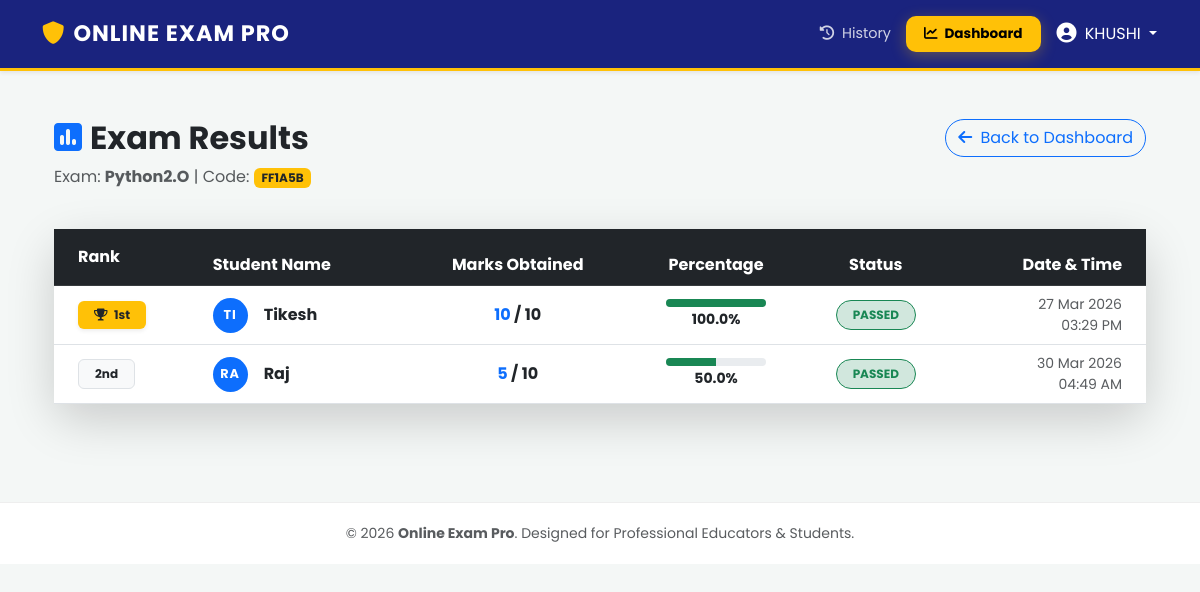
The app's page /exam-results/3/ (signed in) with its own data.
### exam/models.py (models this page shows, shortened)
class Exam(models.Model):
    author = models.ForeignKey(User, on_delete=models.CASCADE, related_name='my_exams', null=True, blank=True)
    title = models.CharField(max_length=200)
    description = models.TextField(blank=True)
    exam_code = models.CharField(max_length=8, unique=True, editable=False)
    duration_minutes = models.PositiveIntegerField(default=30, help_text="Duration in minutes")
    created_at = models.DateTimeField(auto_now_add=True)

class Result(models.Model):
    user = models.ForeignKey(User, on_delete=models.CASCADE)
    exam = models.ForeignKey(Exam, on_delete=models.CASCADE)
    score = models.IntegerField()
    total_questions = models.IntegerField()
    percentage = models.FloatField()
    completed_at = models.DateTimeField(auto_now_add=True)

### exam/views.py (the view)
# urls.py: path('exam-results/<int:exam_id>/', views.view_exam_results, name='view_exam_results'),
@staff_member_required
def view_exam_results(request, exam_id):
    exam = get_object_or_404(Exam, id=exam_id, author=request.user)
    results = Result.objects.filter(exam=exam).order_by('-score')
    return render(request, 'exam_leaderboard.html', {'exam': exam, 'results': results})

### exam/templates/exam_leaderboard.html (shortened to what this page needs)
{% extends 'base.html' %}
{% block content %}
<div class="container py-4">
    <div class="row mb-4">
        <div class="col-md-8">
            <h2 class="fw-bold text-dark"><i class="fas fa-poll text-primary me-2"></i>Exam Results</h2>
            <p class="text-muted">Exam: <strong>{{ exam.title }}</strong> | Code: <span class="badge bg-warning text-dark">{{ exam.exam_code }}</span></p>
        </div>
        <div class="col-md-4 text-md-end">
            <a href="{% url 'teacher_dashboard' %}" class="btn btn-outline-primary rounded-pill">
                <i class="fas fa-arrow-left me-1"></i> Back to Dashboard
            </a>
        </div>
    </div>
    <div class="card shadow-lg border-0" style="border-radius: 20px;">
        <div class="card-body p-0">
            <div class="table-responsive">
                <table class="table table-hover align-middle mb-0">
                    <thead class="table-dark">
                        <tr>
                            <th class="ps-4 py-3">Rank</th>
                            <th>Student Name</th>
                            <th class="text-center">Marks Obtained</th>
                            <th class="text-center">Percentage</th>
                            <th class="text-center">Status</th>
                            <th class="pe-4 text-end">Date & Time</th>
                        </tr>
                    </thead>
                    <tbody>
                        {% for res in results %}
                        <tr>
                            <td class="ps-4">
                                {% if forloop.counter == 1 %}
                                    <span class="badge bg-warning text-dark px-3 py-2 shadow-sm"><i class="fas fa-trophy me-1"></i> 1st</span>
                                {% elif forloop.counter == 2 %}
                                    <span class="badge bg-light text-dark border px-3 py-2">2nd</span>
                                {% elif forloop.counter == 3 %}
                                    <span class="badge bg-light text-dark border px-3 py-2">3rd</span>
                                {% else %}
                                    <span class="fw-bold text-muted ms-2">#{{ forloop.counter }}</span>
                                {% endif %}
                            </td>
                            <td>
                                <div class="d-flex align-items-center">
                                    <div class="avatar bg-primary text-white rounded-circle me-3 d-flex align-items-center justify-content-center" style="width: 35px; height: 35px; font-size: 0.8rem;">
                                        {{ res.user.username|slice:":2"|upper }}
                                    </div>
                                    <span class="fw-bold">{{ res.user.username }}</span>
                                </div>
                            </td>
                            <td class="text-center fw-bold">
                                <span class="text-primary">{{ res.score }}</span> / {{ res.total_questions }}
                            </td>
                            <td class="text-center">
                                <div class="progress mx-auto" style="height: 8px; width: 100px;">
                                    <div class="progress-bar {% if res.percentage >= 33 %}bg-success{% else %}bg-danger{% endif %}"
                                         style="width: {{ res.percentage }}%"></div>
                                </div>
                                <small class="fw-bold">{{ res.percentage }}%</small>
                            </td>
                            <td class="text-center">
                                {% if res.percentage >= 33 %}
                                    <span class="badge bg-success-subtle text-success px-3 py-2 rounded-pill border border-success">PASSED</span>
                                {% else %}
                                    <span class="badge bg-danger-subtle text-danger px-3 py-2 rounded-pill border border-danger">FAILED</span>
                                {% endif %}
                            </td>
                            <td class="pe-4 text-end text-muted small">
                                {{ res.completed_at|date:"d M Y" }} <br> {{ res.completed_at|date:"h:i A" }}
                            </td>
                        </tr>
                        {% endfor %}
                    </tbody>
                </table>
            </div>
        </div>
    </div>
</div>
{% endblock %}

### exam/templates/base.html (shortened to what this page needs)
<!DOCTYPE html>
<html lang="en">
<head>
    <link href="https://cdn.jsdelivr.net/npm/bootstrap@5.3.0/dist/css/bootstrap.min.css" rel="stylesheet">
    <link rel="stylesheet" href="https://cdnjs.cloudflare.com/ajax/libs/font-awesome/6.0.0/css/all.min.css">
</head>
<body>
    <nav class="navbar navbar-dark shadow-sm sticky-top">
        <div class="container">
            <a class="navbar-brand fw-bold" href="{% url 'home' %}">
                <i class="fas fa-shield-alt text-warning me-2"></i>ONLINE EXAM PRO
            </a>
            {% if user.is_authenticated %}
            <div class="d-flex align-items-center">
                <a href="{% url 'my_results' %}" class="nav-link-custom">
                    <i class="fas fa-history me-1"></i> History
                </a>
                {% if user.is_staff %}
                <a href="{% url 'teacher_dashboard' %}" class="btn-teacher">
                    <i class="fas fa-chart-line me-1"></i> Dashboard
                </a>
                {% endif %}
                <div class="dropdown">
                    <button class="btn btn-link text-white text-decoration-none dropdown-toggle p-0" type="button" data-bs-toggle="dropdown">
                        <i class="fas fa-user-circle fa-lg me-1"></i> {{ user.username|upper }}
                    </button>
                </div>
            </div>
            {% else %}
            <div class="d-flex">
                <a href="{% url 'login' %}" class="nav-link-custom">Login</a>
                <a href="{% url 'register' %}" class="btn btn-light btn-sm fw-bold rounded-pill px-3">Join Now</a>
            </div>
            {% endif %}
        </div>
    </nav>
    <div class="container py-4">
        {% block content %}
        {% endblock %}
    </div>
    <footer>
        <div class="container text-center">
            <p class="mb-0 text-muted small">&copy; 2026 <strong>Online Exam Pro</strong>. Designed for Professional Educators & Students.</p>
        </div>
    </footer>
</body>
</html>

### exam/templates/base.html (style rules this page uses)
:root { --primary-blue: #1a237e; --hover-blue: #0d47a1; --accent-yellow: #ffc107; }
body { background: #f4f7f6; font-family: 'Poppins', sans-serif; min-height: 100vh; }
.navbar { background: var(--primary-blue) !important; padding: 12px 0; border-bottom: 3px solid var(--accent-yellow); }
.navbar-brand { font-size: 1.4rem; letter-spacing: 1px; transition: 0.3s; }
.nav-link-custom { color: rgba(255,255,255,0.8) !important; font-size: 0.9rem; margin-right: 15px; transition: 0.3s; text-decoration: none; }
.card { border: none; border-radius: 18px; box-shadow: 0 10px 30px rgba(0,0,0,0.05); }
.btn-teacher { background: var(--accent-yellow); color: #000; font-weight: 700; border-radius: 10px; padding: 8px 18px; margin-right: 15px; text-decoration: none; font-size: 0.85rem; box-shadow: 0 4px 15px rgba(255, 193, 7, 0.3); transition: 0.3s; }
footer { background: #fff; padding: 20px 0; margin-top: 50px; border-top: 1px solid #eee; }

### exam/templates/exam_leaderboard.html (style rules this page uses)
.table tbody tr { transition: 0.3s; }
.avatar { font-weight: bold; letter-spacing: 1px; }

### records on screen
Exam: title "Python2.O", exam_code "FF1A5B"
Result: shows "1st", user.username "TI", user.username "Tikesh", score "10", total_questions "10", percentage "100.0", shows "PASSED", completed_at "27 Mar 2026", completed_at "03:29 PM"
Result: shows "2nd", user.username "RA", user.username "Raj", score "5", total_questions "10", percentage "50.0", shows "PASSED", completed_at "30 Mar 2026", completed_at "04:49 AM"

### other values on screen
{{ user.username|upper }} "KHUSHI"
